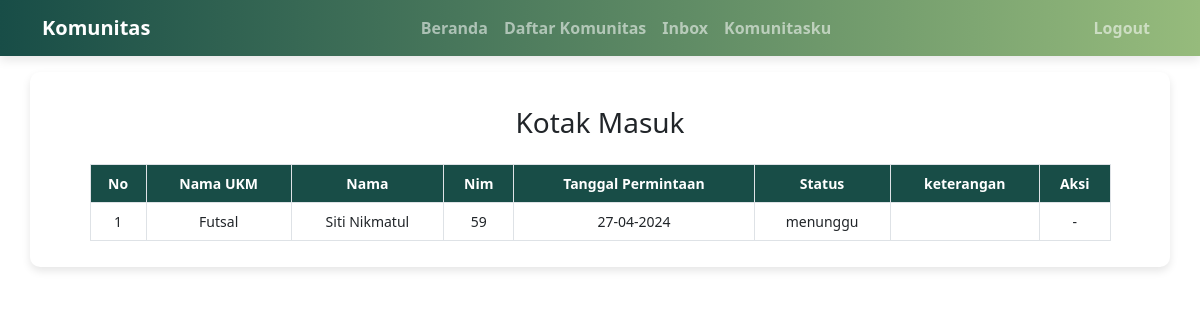
The app's page /inbox.php (signed in), older data.
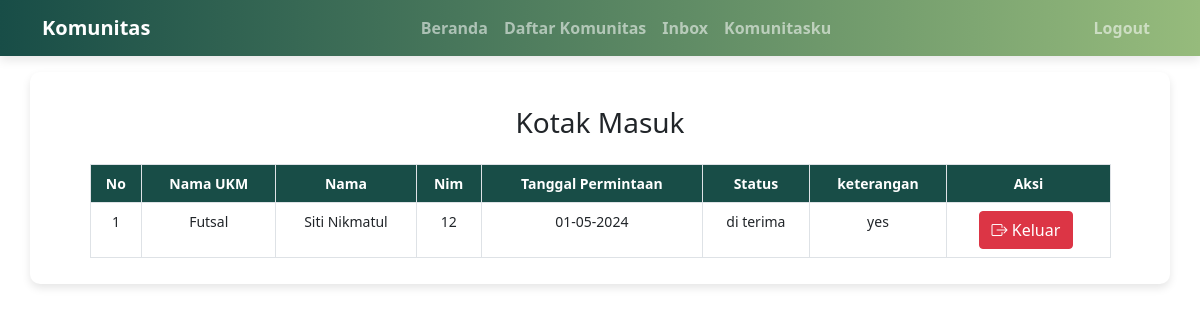
The same page, newer data.
### tables this page shows
CREATE TABLE `permintaan` (
  `id_permintaan` varchar(5) NOT NULL,
  `id_user` varchar(5) NOT NULL,
  `id_ukm` varchar(5) NOT NULL,
  `nama_user` varchar(50) NOT NULL,
  `nim` int(15) NOT NULL,
  `alasan_bergabung` text NOT NULL,
  `foto_ektm` text NOT NULL,
  `tgl_permintaan` date NOT NULL,
  `status` varchar(15) NOT NULL DEFAULT 'menunggu',
  `keterangan` text NOT NULL,
  `tgl_validasi` date NOT NULL
);

CREATE TABLE `ukm` (
  `id_ukm` varchar(5) NOT NULL,
  `id_user` varchar(5) NOT NULL,
  `logo` text NOT NULL,
  `nama_ukm` varchar(50) NOT NULL,
  `deskripsi` text NOT NULL,
  `sosialmedia` varchar(100) NOT NULL,
  `status` varchar(15) NOT NULL DEFAULT 'non-aktif',
  `jumlah_anggota` int(10) NOT NULL DEFAULT 20
);

### inbox.php (the view, shortened to what this page needs)
<?php
include 'koneksi.php';
$id_user = $_SESSION['id_user'];
$sqlTampil = mysqli_query($koneksi, "SELECT p.*, u.nama_ukm
                                    FROM permintaan p
                                    INNER JOIN ukm u ON p.id_ukm = u.id_ukm
                                    WHERE p.id_user = '$id_user'");
if(mysqli_num_rows($sqlTampil) > 0) {
?>
<!DOCTYPE html>
<html lang="en">
<head>
    <link href="https://cdn.jsdelivr.net/npm/bootstrap@5.0.2/dist/css/bootstrap.min.css" rel="stylesheet">
</head>
<body>
<?php include 'navbaruser.php' ?>
<br><br><br>
<div class="container">
    <div class="row">
        <div class="col-md-11" style="margin: 0 auto;">
            <h3 class="text-center my-4">Kotak Masuk</h3>
            <div class="table-responsive">
                <table class="table table-bordered">
                    <thead>
                    <tr>
                        <th>No</th>
                        <th>Nama UKM</th>
                        <th>Nama</th>
                        <th>Nim</th>
                        <th>Tanggal Permintaan</th>
                        <th>Status</th>
                        <th>keterangan</th>
                        <th>Aksi</th>
                    </tr>
                    </thead>
                    <tbody>
                    <?php
                    $no = 1;
                    while ($dataTampil = mysqli_fetch_array($sqlTampil)) {
                        ?>
                        <tr>
                            <td><?php echo $no ?></td>
                            <td><?php echo $dataTampil['nama_ukm'] ?></td>
                            <td><?php echo $dataTampil['nama_user'] ?></td>
                            <td><?php echo $dataTampil['nim'] ?></td>
                            <td><?php echo date('d-m-Y', strtotime($dataTampil['tgl_permintaan'])) ?></td>
                            <td><?php echo $dataTampil['status'] ?></td>
                            <td><?php echo $dataTampil['keterangan'] ?></td></td>
                            <td>
                                <?php if ($dataTampil['status'] == 'di tolak'): ?>
                                    <a href="batalkanpermintaan.php?id=<?php echo $dataTampil['id_permintaan']; ?>" class="btn btn-danger bi bi-x-circle"> Batalkan</a>
                                <?php elseif ($dataTampil['status'] == 'menunggu'): ?>
                                    -
                                <?php elseif ($dataTampil['status'] == 'di terima'): ?>
                                    <a href="keluarkomunitas.php?id=<?php echo $dataTampil['id_permintaan']; ?>" class="btn btn-danger bi bi-box-arrow-right"> Keluar</a>
                                <?php endif; ?>
                            </td>
                        </tr>
                        <?php
                        $no++;
                    }
                    ?>
                    </tbody>
                </table>
            </div>
        </div>
    </div>
</div>
</body>
</html>
<?php
}
?>

Row changes from the older to the newer data that the page shows:
changed permintaan "Siti Nikmatul": nim "59" → "12"; tgl_permintaan "27-04-2024" → "01-05-2024"; status "menunggu" → "di terima"; keterangan (not shown) → "yes"; status "-" → "Keluar"
